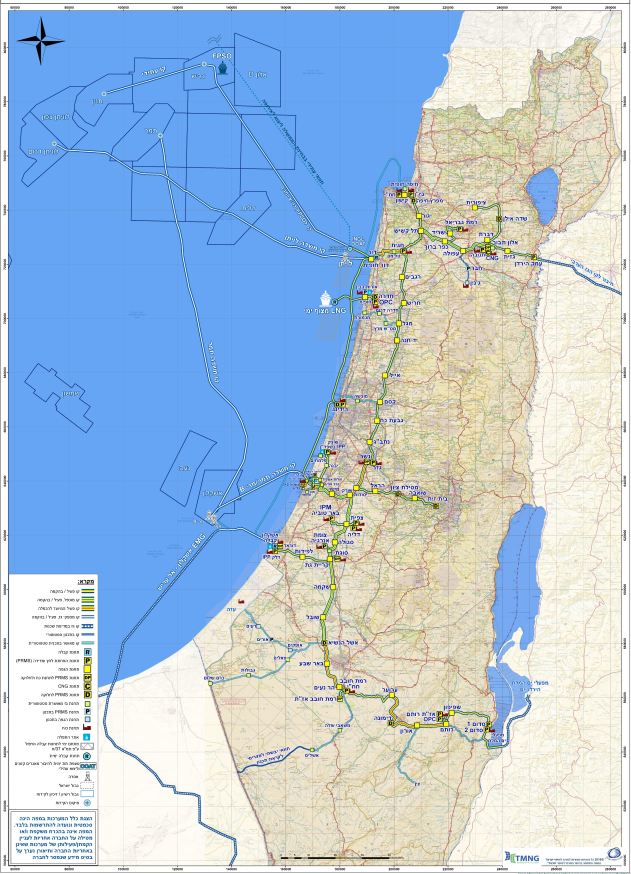
#> input picture batches/israel-gas/staging/route-creation-tmng-map/maps/ingl_big_map_fullres.jpg, 2524 x 3494 px (shown at 1/4 size)
$ python georef_ingl_map.py
#> lines starting #> are read from the running program, lines starting #| are printed output that depends on the picture
#!/usr/bin/env python3
"""Georeference the INGL transmission-system map (big-map.jpg, full-res 2524x3494).

Source: https://www.ingl.co.il/wp-content/uploads/2024/04/big-map.jpg (the
"Transmission Map" on https://www.ingl.co.il/en/holancha/, fetched 2026-07-23).
The sheet is rendered on the Israeli TM grid (ITM, EPSG:2039) with gridlines
every 20,000 m. Gridlines are faint (~4-10 luminance dips, 1-3 px wide) so
per-line peak detection fails; instead a comb fit (period + phase maximizing
the summed dip score over the sea region) recovers the grid on each axis.
Label anchoring was verified visually against the margin labels:
  vertical line x=60.5  <-> E 60000   (period 216.25 px)
  horizontal line y=190 <-> N 800000  (period 216.80 px)
=> ~92.5 m/px, square pixels. pyproj EPSG:2039 -> 4326 completes pixel->WGS84.
No GDAL/rasterio (pattern: derive_tama_strips.py).

Outputs georef_params.json (fit + landmark check pixels).
"""
import json
from pathlib import Path

import numpy as np
from PIL import Image
from pyproj import Transformer

HERE = Path(__file__).parent
IMG = HERE / "maps" / "ingl_big_map_fullres.jpg"
GRID = 20000.0

im = Image.open(IMG).convert("RGB")
#> im is the input picture: PIL image 2524x3494 RGB; mean R, G, B 175.6, 197.2, 217.7
W, H = im.size
#> W = 2524; H = 3494
a = np.asarray(im, dtype=np.int16)


def comb_fit(dip, extent):
    """Find (period, phase) maximizing summed dip score on a 20-km comb."""
    best = None
    for p in np.arange(210.0, 224.0, 0.05):
        for ph in np.arange(0, p, 0.5):
            idx = np.arange(ph, extent, p).astype(int)
            idx = idx[idx < extent]
            s = sum(dip[np.clip(idx + d, 0, extent - 1)].sum() for d in (-1, 0, 1))
            if best is None or s > best[0]:
                best = (s, p, ph)
    return best


# vertical gridlines: dip score per column over the (mostly sea) left band
band = a[300:2800, :1100].mean(axis=2)
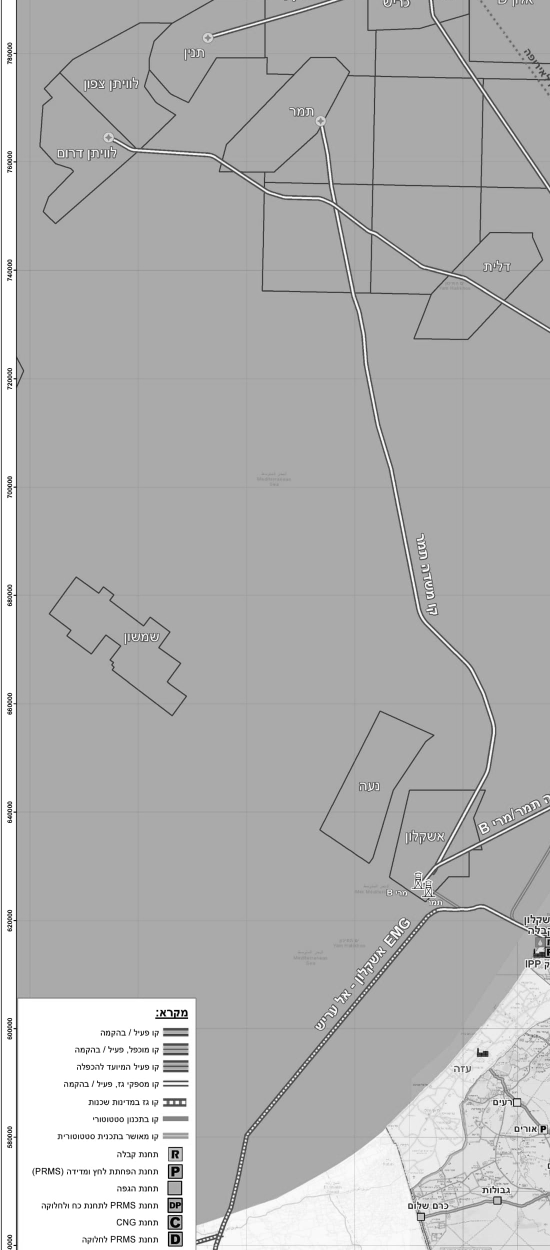
#> band: shape (2500, 1100) float64 (shown at 1/2 size); min 0, max 255, mean 178
dip_v = (band < np.median(band, axis=1, keepdims=True) - 3).mean(axis=0)
#> dip_v = 1100 values, max 1 at index 2, min 0 at index 0, mean 0.133
sv, pv, phv = comb_fit(dip_v, 1100)
#> after the loop in comb_fit, `for p in np.arange(210.0, 224.0, 0.05):`: best = (12.5, 216.3, 60.5)
#> sv = 12.5; pv = 216.3; phv = 60.5

# horizontal gridlines: dip score per row over the sea columns
band2 = a[:, 60:900].mean(axis=2)
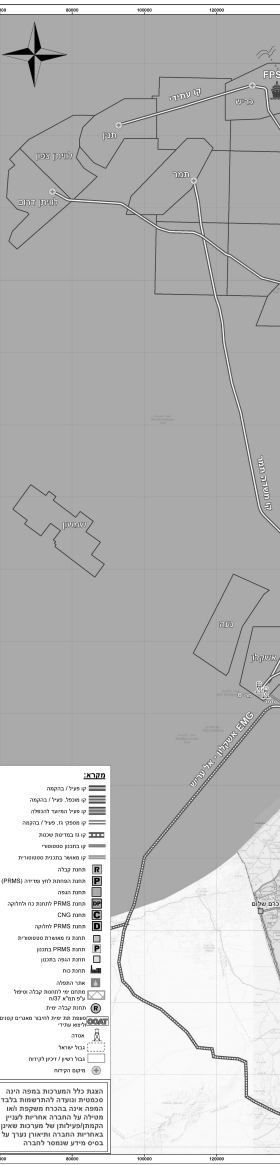
#> band2: shape (3494, 840) float64 (shown at 1/3 size); min 0, max 255, mean 188.5
dip_h = (band2 < np.median(band2, axis=0, keepdims=True) - 3).mean(axis=1)
#> dip_h = 3494 values, max 1 at index 13, min 0 at index 0, mean 0.0658
sh, ph_, phh = comb_fit(dip_h, H)
#> sh = 28.72; ph_ = 216.8; phh = 190

print(f"vertical:   period {pv:.2f} px, phase {phv:.1f}, score {sv:.2f}")
#| vertical:   period 216.25 px, phase 60.5, score 12.50
print(f"horizontal: period {ph_:.2f} px, phase {phh:.1f}, score {sh:.2f}")
#| horizontal: period 216.80 px, phase 190.0, score 28.72

# label anchors (verified visually against margin labels 2026-07-23)
E_AT_PHASE = 60000.0   # easting of vertical line at x=phv
N_AT_PHASE = 800000.0  # northing of horizontal line at y=phh

e_per_px = GRID / pv
#> e_per_px = 92.49
n_per_px = -GRID / ph_
#> n_per_px = -92.25
e_int = E_AT_PHASE - e_per_px * phv
#> e_int = 54404.6
n_int = N_AT_PHASE - n_per_px * phh
#> n_int = 817527.7
print(f"E = {e_per_px:.4f}*x + {e_int:.1f}")
#| E = 92.4855*x + 54404.6
print(f"N = {n_per_px:.4f}*y + {n_int:.1f}")
#| N = -92.2509*y + 817527.7
print(f"scale: {e_per_px:.2f} m/px E-W, {-n_per_px:.2f} m/px N-S "
      f"(square-pixel delta {abs(abs(n_per_px) - e_per_px):.2f} m/px)")
#| scale: 92.49 m/px E-W, 92.25 m/px N-S (square-pixel delta 0.23 m/px)

#> (the run stopped early here; a loop or call above may not have finished)
